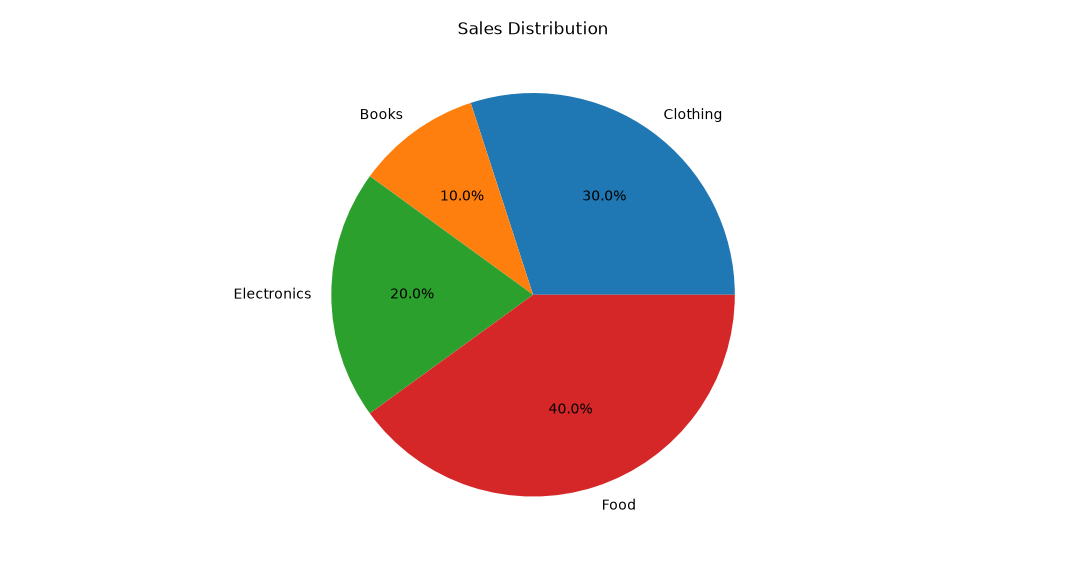

Recreate this plot in Python.
import matplotlib.pyplot as plt

Categories=["Clothing","Books","Electronics","Food"]
sales=[30,10,20,40]

plt.pie(sales,labels=Categories,autopct="%1.1f%%")

plt.title("Sales Distribution")

plt.show()
